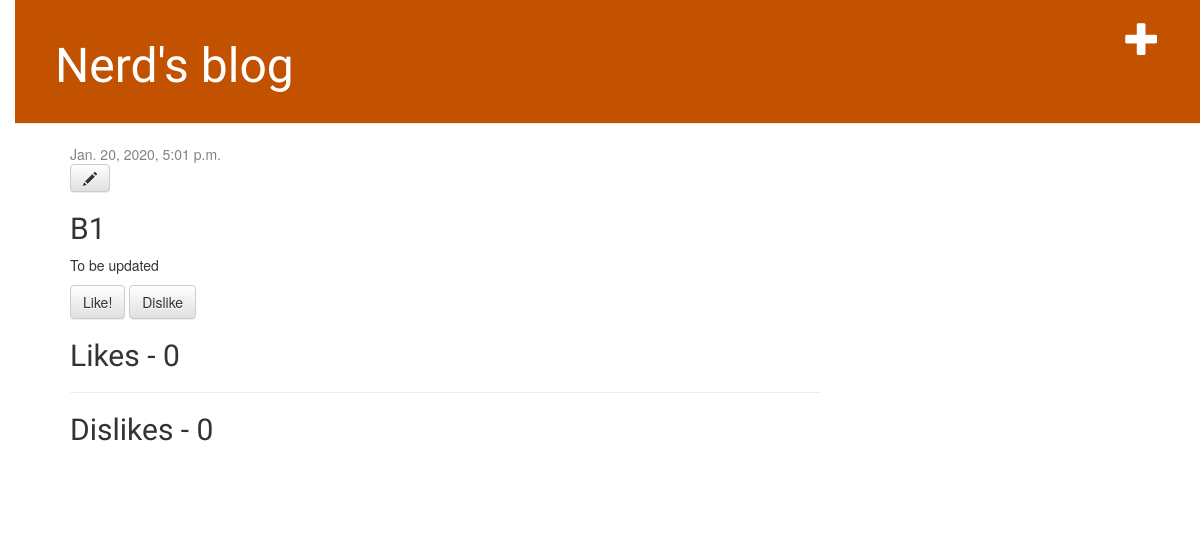
/post/1/, run on an earlier commit of the app's database.
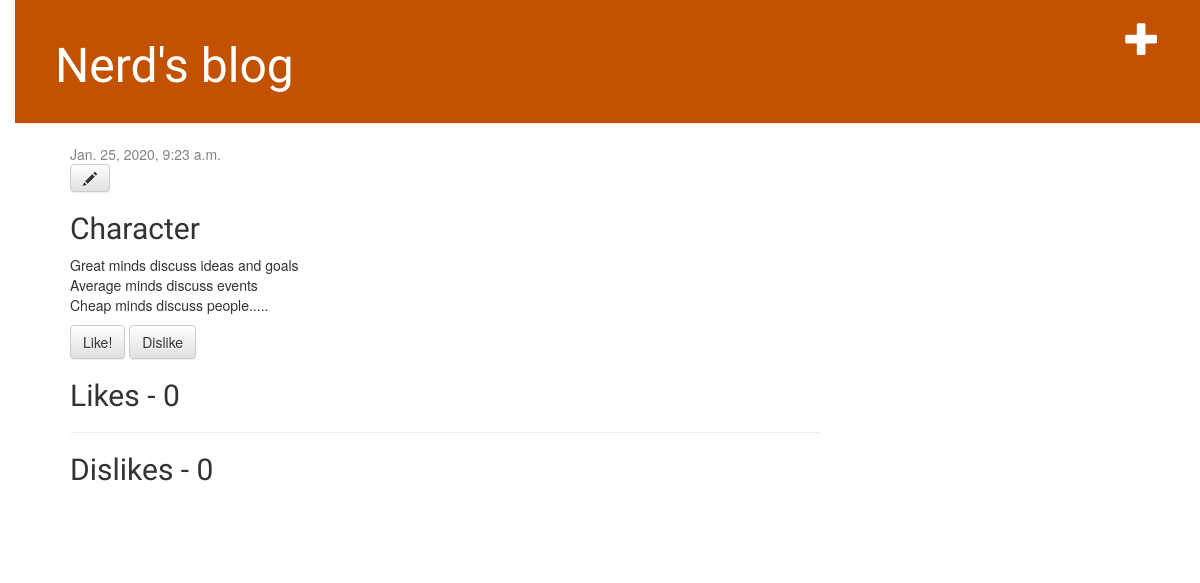
And on a later commit of the database.
### blog/models.py (models this page shows, shortened)
class Post(models.Model):
    author = models.ForeignKey(settings.AUTH_USER_MODEL, on_delete=models.CASCADE)
    title = models.CharField(max_length=200)
    text = models.TextField()
    created_date = models.DateTimeField(default=timezone.now)
    published_date = models.DateTimeField(blank=True, null=True)
    likes = models.IntegerField(default=0)
    dislikes = models.IntegerField(default=0)

### blog/views.py (the view)
# urls.py: path('post/<int:pk>/', views.post_detail, name='post_detail'),
def post_detail(request, pk) :
    post = get_object_or_404(Post, pk=pk)
    return render(request, 'blog/post_detail.html', {'post' : post})

### blog/templates/blog/post_detail.html
{% extends 'blog/base.html' %}
{% block content %}
    <div class="post">
        {% if post.published_date %}
            <div class="date">
                {{ post.published_date }}
            </div>
        {% endif %}
        <a class="btn btn-default" href="{% url 'post_edit' pk=post.pk %}"><span class="glyphicon glyphicon-pencil"></span></a>
        <h2>{{ post.title }}</h2>
        <p>{{ post.text|linebreaksbr }}</p>
        <a class="btn btn-default" href="{%url 'post_like' pk=post.pk %}">Like!</a>
        <a class="btn btn-default" href="{%url 'post_dislike' pk=post.pk %}">Dislike</a>
        <h2>Likes -  {{ post.likes }}</h2>
        <hr>
        <h2>Dislikes - {{ post.dislikes }}</h2>
    </div>
{% endblock %}

What changed in the data, as far as the page shows it:
changed Post: published_date "Jan. 20, 2020, 5:01 p.m." → "Jan. 25, 2020, 9:23 a.m."; title "B1" → "Character"; text "To be updated" → "Great minds discuss ideas and goals Average minds discuss events Cheap minds discuss people....."
